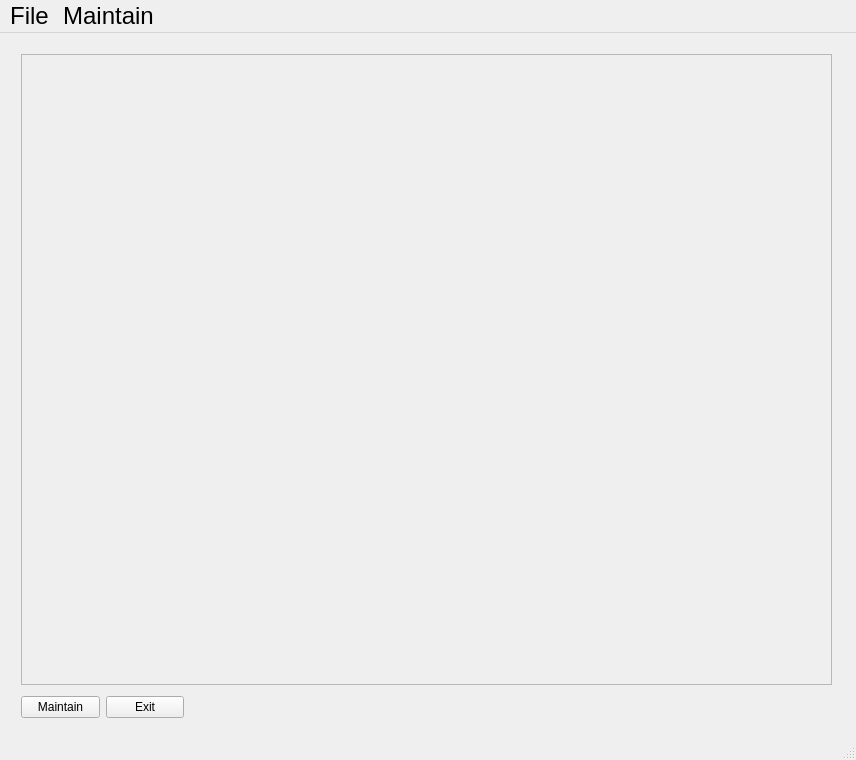
<?xml version="1.0" encoding="UTF-8"?>
<ui version="4.0">
 <class>MainWindow</class>
 <widget class="QMainWindow" name="MainWindow">
  <property name="geometry">
   <rect>
    <x>0</x>
    <y>0</y>
    <width>856</width>
    <height>760</height>
   </rect>
  </property>
  <property name="windowTitle">
   <string>MainWindow</string>
  </property>
  <widget class="QWidget" name="centralwidget">
   <widget class="QScrollArea" name="scrollArea">
    <property name="geometry">
     <rect>
      <x>21</x>
      <y>21</y>
      <width>811</width>
      <height>631</height>
     </rect>
    </property>
    <property name="widgetResizable">
     <bool>true</bool>
    </property>
    <widget class="QWidget" name="scrollAreaWidgetContents">
     <property name="geometry">
      <rect>
       <x>0</x>
       <y>0</y>
       <width>809</width>
       <height>629</height>
      </rect>
     </property>
    </widget>
   </widget>
   <widget class="QWidget" name="">
    <property name="geometry">
     <rect>
      <x>21</x>
      <y>658</y>
      <width>163</width>
      <height>32</height>
     </rect>
    </property>
    <layout class="QHBoxLayout" name="horizontalLayout">
     <item>
      <widget class="QPushButton" name="maintainButton">
       <property name="text">
        <string>Maintain</string>
       </property>
      </widget>
     </item>
     <item>
      <widget class="QPushButton" name="exitButton">
       <property name="text">
        <string>Exit</string>
       </property>
      </widget>
     </item>
    </layout>
   </widget>
  </widget>
  <widget class="QMenuBar" name="menubar">
   <property name="geometry">
    <rect>
     <x>0</x>
     <y>0</y>
     <width>856</width>
     <height>27</height>
    </rect>
   </property>
   <property name="font">
    <font>
     <pointsize>18</pointsize>
    </font>
   </property>
   <widget class="QMenu" name="menuFile">
    <property name="title">
     <string>File</string>
    </property>
    <widget class="QMenu" name="menuExport">
     <property name="font">
      <font>
       <pointsize>16</pointsize>
      </font>
     </property>
     <property name="title">
      <string>Export</string>
     </property>
     <addaction name="actionActive_MasterBills"/>
     <addaction name="actionInactive_MasterBills"/>
     <addaction name="actionPaid_Bills"/>
    </widget>
    <addaction name="menuExport"/>
    <addaction name="actionPreferences"/>
   </widget>
   <widget class="QMenu" name="menuMaintain">
    <property name="title">
     <string>Maintain</string>
    </property>
    <addaction name="actionKeys"/>
   </widget>
   <addaction name="menuFile"/>
   <addaction name="menuMaintain"/>
  </widget>
  <widget class="QStatusBar" name="statusbar"/>
  <action name="actionActive_MasterBills">
   <property name="text">
    <string>Active MasterBills</string>
   </property>
  </action>
  <action name="actionInactive_MasterBills">
   <property name="text">
    <string>Inactive MasterBills</string>
   </property>
  </action>
  <action name="actionPaid_Bills">
   <property name="text">
    <string>Paid Bills</string>
   </property>
  </action>
  <action name="actionPreferences">
   <property name="text">
    <string>Preferences</string>
   </property>
  </action>
  <action name="actionKeys">
   <property name="text">
    <string>Keys</string>
   </property>
  </action>
 </widget>
 <resources/>
 <connections>
  <connection>
   <sender>maintainButton</sender>
   <signal>clicked()</signal>
   <receiver>MainWindow</receiver>
   <slot>do_maintenance()</slot>
   <hints>
    <hint type="sourcelabel">
     <x>64</x>
     <y>711</y>
    </hint>
    <hint type="destinationlabel">
     <x>72</x>
     <y>74</y>
    </hint>
   </hints>
  </connection>
  <connection>
   <sender>exitButton</sender>
   <signal>clicked()</signal>
   <receiver>MainWindow</receiver>
   <slot>close()</slot>
   <hints>
    <hint type="sourcelabel">
     <x>153</x>
     <y>710</y>
    </hint>
    <hint type="destinationlabel">
     <x>197</x>
     <y>149</y>
    </hint>
   </hints>
  </connection>
 </connections>
 <slots>
  <slot>do_maintenance()</slot>
 </slots>
</ui>
